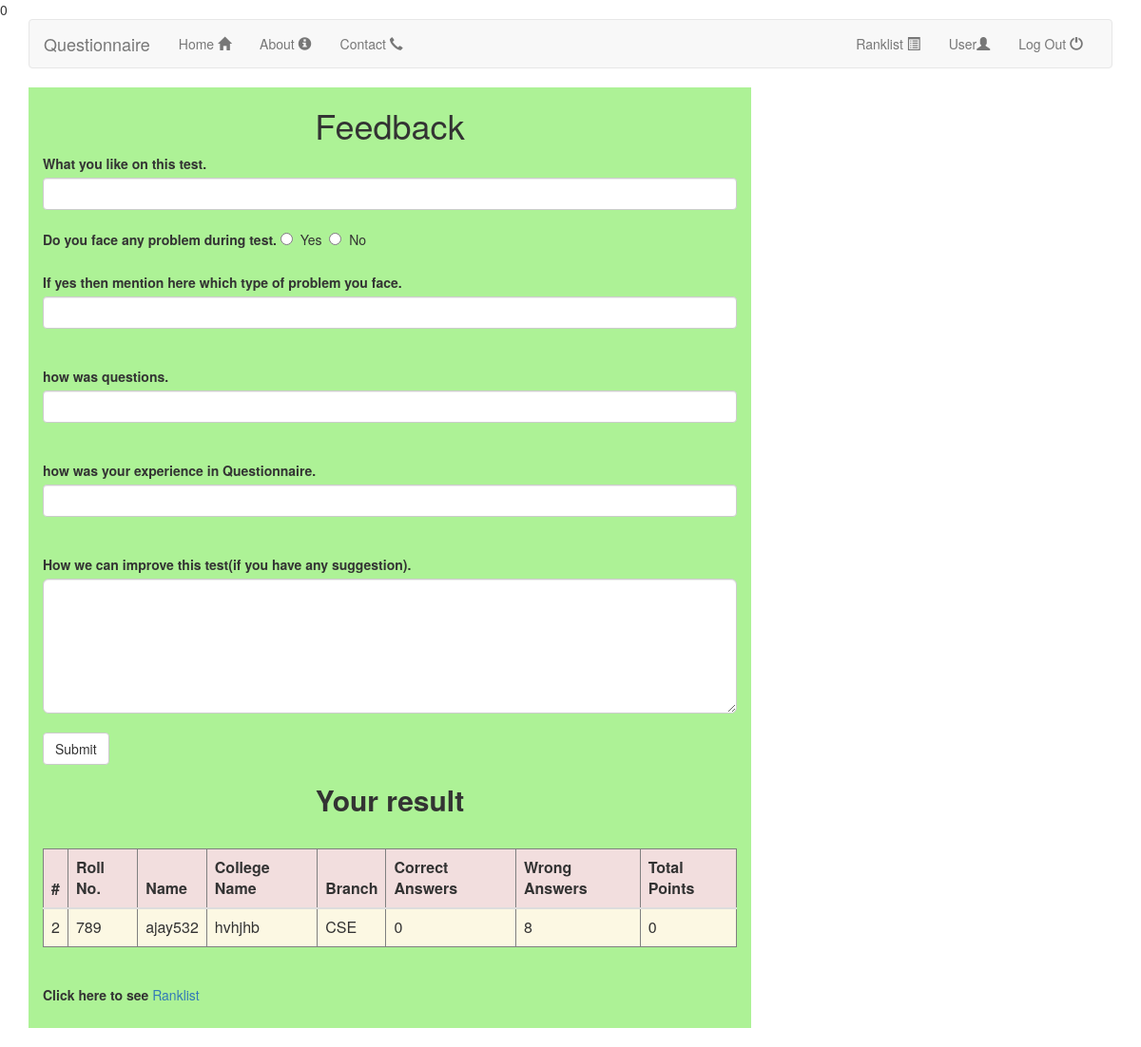
/final.php (signed in), run on an earlier commit of the app's database.
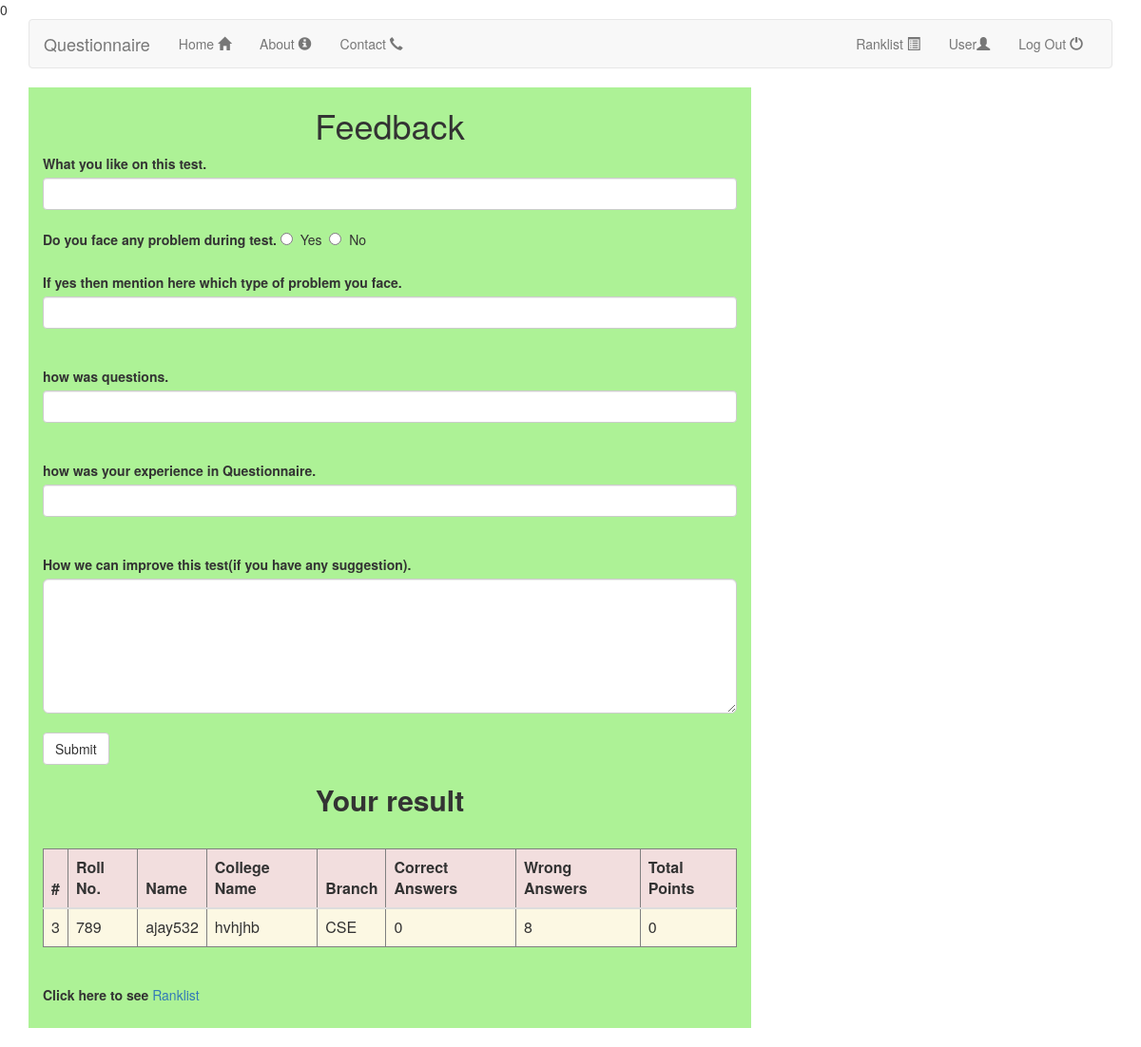
And on a later commit of the database.
### tables this page shows
CREATE TABLE IF NOT EXISTS `ranklist` (
  `id` int(100) NOT NULL,
  `rollno` int(100) NOT NULL,
  `rank` int(100) NOT NULL,
  `correct` int(100) NOT NULL,
  `wrong` int(100) NOT NULL,
  `total` int(100) NOT NULL
);

CREATE TABLE IF NOT EXISTS `registration` (
  `name` varchar(100) NOT NULL,
  `branch` char(10) NOT NULL,
  `year` int(11) NOT NULL,
  `university` varchar(100) NOT NULL,
  `college` varchar(100) NOT NULL,
  `rollno` int(11) NOT NULL,
  `email` varchar(100) NOT NULL,
  `contact` int(11) NOT NULL,
  `facebookid` varchar(1000) NOT NULL,
  `address` varchar(1000) NOT NULL,
  `password` varchar(100) NOT NULL
);

### final.php (the view, shortened to what this page needs)
<?php
	include "connectdb.php";
?>
<!DOCTYPE html>
<html lang="en">
  <head>
    <link href="css/bootstrap.css" rel="stylesheet">
    <link href="css/bootstrap.min.css" rel="stylesheet">
  </head>
  <body>
  <div class="container">
	<nav class="navbar navbar-default">
        <div class="container-fluid">
          <div class="navbar-header">
            <a class="navbar-brand" href="home.php">Questionnaire</a>
          </div>
          <div id="navbar" class="navbar-collapse collapse">
            <ul class="nav navbar-nav">
              <li><a href="home.php">Home <span class="glyphicon glyphicon-home"></span></a></li>
              <li ><a href="#">About <span class="glyphicon glyphicon-info-sign"></span></a></li>
			  <li><a href="#">Contact <span class="glyphicon glyphicon-earphone"></span></a></li>
            </ul>
            <ul class="nav navbar-nav navbar-right">
              <li><a href="ranklist.php?id=1">Ranklist <span class="glyphicon glyphicon-list-alt"></span></a></li>
              <li><a href="user.php">User<span class="glyphicon glyphicon-user"></span></a></li>
			  <li><a href="logout.php">Log Out <span class="glyphicon glyphicon-off"></span></a></li>
            </ul>
          </div>
        </div>
      </nav>
	<form class="form-signin" action="#" method="get">
		<div id="form" class="col-lg-8">
			<h1 align="center">Feedback</h1>
			<label>What you like on this test. </label><br>
				<input type="text" class="form-control" name="liketype" /><br>
			<label>Do you face any problem during test. </label>
				<input type="radio"  name="prob" value="yes"> &nbsp;Yes&nbsp;
				<input type="radio"  name="prob" value="no"> &nbsp;No
			<br><br><label>If yes then mention here which type of problem you face. </label>
				<input type="text" class="form-control" name="problems" /><br>
			<br><label>how was questions. </label><br>
				<input type="text" class="form-control" name="questions" /><br>
			<br><label>how was your experience in Questionnaire. </label><br>
				<input type="text" class="form-control" name="experience" /><br>
			<br><label>How we can improve this test(if you have any suggestion). </label><br>
				<textarea class="textarea form-control input-lg" rows="5" name="improve"></textarea><br>
				<input type="submit" class="btn btn-default" value="Submit" name="submit-from"/><br>
			<h2 align="center"><label>Your result</h3></label><br>
			<table class="table" border="1px">
				<thead>
				<tr class="danger">
					<th>#</th>
					<th>Roll No.</th>
					<th>Name</th>
					<th>College Name</th>
					<th>Branch</th>
					<th>Correct Answers</th>
					<th>Wrong Answers</th>
					<th>Total Points</th>
				</tr>
				</thead>
				<tbody>
			<?php
				$rollno =$_SESSION['user'];
				$que=mysqli_query($con,"SELECT * FROM ranklist WHERE rollno=$rollno ");
				while($que2=mysqli_fetch_array($que))
				{
					$que3=mysqli_query($con,"SELECT * FROM registration WHERE rollno=$rollno");
				    $que4=mysqli_fetch_array($que3);
						echo "
					<tr class=\"warning\">
						<td>$que2[rank]</td>
						<td>$que2[rollno]</td>
						<td>$que4[name]</td>
						<td>$que4[college]</td>
						<td>$que4[branch]</td>
						<td>$que2[correct]</td>
						<td>$que2[wrong]</td>
						<td>$que2[correct]</td>
					<tr>
					";
				}
			?>
				</tbody>
			</table>
			<br><label>Click here to see </label>
			<a href="ranklist.php?id=1">Ranklist</a><br><br>
		</div>
		<div class="col-lg-4"></div>
	</form>
</body>
</html>

What changed in the data, as far as the page shows it:
changed ranklist "ajay532": rank "2" → "3"
